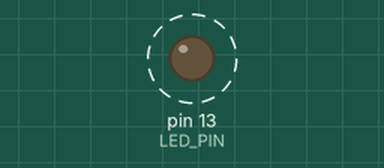
A sketch run on a simulated Arduino Uno, built with avr-gcc and run on an emulated ATmega328P. On the bench: output pins drawn as LEDs (lit = HIGH). Dashed ring = blinking.

Above: at 0.2 s.
Timing chart, 0 to 3.0 s (numbered marks = the images above):
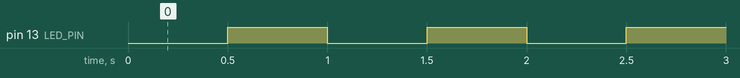

Measured:
- by itself, pin 13 (LED_PIN): alternates HIGH for 0.50 s and LOW for 0.50 s

The sketch:

main.ino
```cpp
#define LED_PIN 13
unsigned long prevTime = 0;
const unsigned long interval = 500; // 500ms切换一次状态
bool ledState = LOW;

void setup() {
  pinMode(LED_PIN, OUTPUT);
}

void loop() {
  unsigned long curTime = millis();
  if (curTime - prevTime >= interval) {
    prevTime = curTime;
    ledState = !ledState;
    digitalWrite(LED_PIN, ledState);
  }
}
```
